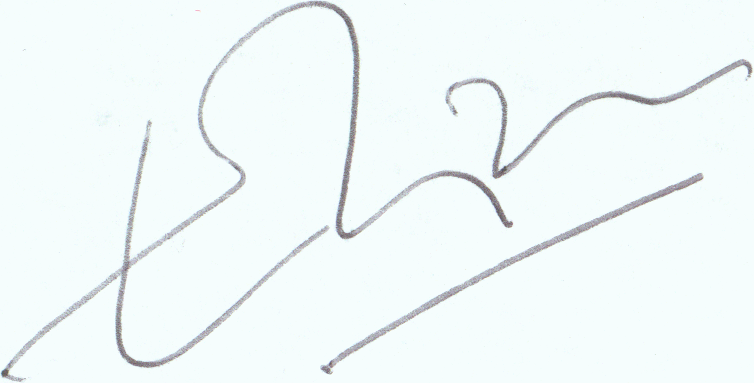
#> input picture testimg.PNG, 754 x 383 px; its folder holds only this picture in this run
$ python -i builddataset.py   (imports and definitions only)   (older library calls are emulated)
#> lines starting #> are read from the running program, lines starting #| are printed output that depends on the picture
#> further down, picture is the input picture: shape (383, 754, 3); mean B, G, R 248.9, 248.6, 240.9
import cv2

import os

import numpy as np

import pandas as pd

from matplotlib import pyplot as plt

import math

from scipy import ndimage

from scipy.ndimage import interpolation as inter

def preprocess(img):

    #Resizing the image

    rimg = cv2.resize(img,(500,200))
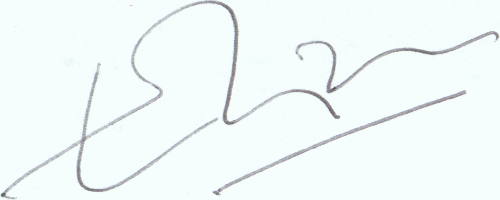
#> rimg: shape (200, 500, 3); mean B, G, R 248.9, 248.6, 240.9

    #Threshloding the image to binary form with threshold value range (220,255)

    ret,thresh1 = cv2.threshold(rimg,220,255,cv2.THRESH_BINARY)
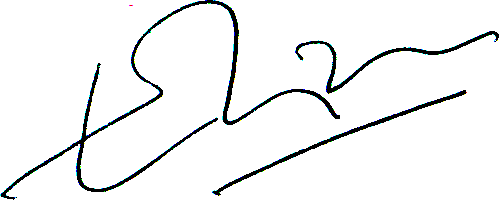
#> thresh1: shape (200, 500, 3); mean B, G, R 242.4, 242.2, 241.2

    #Eroding the thresholded image

    kernel = np.ones((2,2),np.uint8)

    dilated = cv2.dilate(thresh1,kernel,iterations = 2)
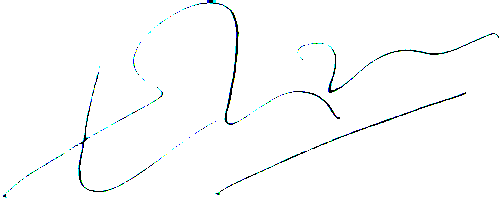
#> dilated: shape (200, 500, 3); mean B, G, R 251.9, 251.7, 250.7

    erosion=cv2.bitwise_not(dilated)
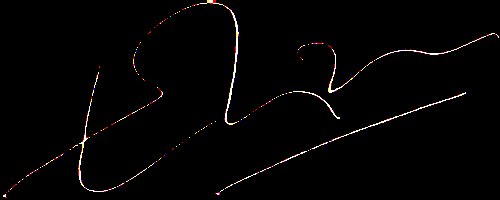
#> erosion: shape (200, 500, 3); mean B, G, R 3.1, 3.3, 4.3

    image=erosion

    #cv2.imshow("Image",image)

    return image

def extractfeatures(flag):

    testingset="C:\\Users\\HP\\Desktop\\Project Stuff\\Signature Dataset\\Testdata_SigComp2011\\SigComp11-Offlinetestset\\Dutch\\Lol"

    files=os.listdir(testingset)

    print(len(files))

    features=np.zeros((len(files),7),dtype=np.float16)

    for outer in range(0,len(files)):

        img=cv2.imread(testingset+"\\"+files[outer],0)
        print(files[outer])

        im=preprocess(img)

        npim=np.array(im)

        np1d=np.ndarray.flatten(im)

        #Calculate the center of gravity of image

        cog=ndimage.measurements.center_of_mass(npim)

        #Calculate the entropy of the image

        def entropy(signal):
                '''
                function returns entropy of a signal
                signal must be a 1-D numpy array
                '''
                lensig=signal.size
                symset=list(set(signal))
                numsym=len(symset)
                propab=[np.size(signal[signal==i])/(1.0*lensig) for i in symset]
                ent=np.sum([p*np.log2(1.0/p) for p in propab])
                return ent

        entr=entropy(np1d)


        #Finding contours of the image

        image, contours, hierarchy = cv2.findContours(im,cv2.RETR_EXTERNAL,cv2.CHAIN_APPROX_SIMPLE)

        #The first contour

        con=contours[0]

        #Finding the rightmost contour point

        maxi=0
        maxj=0

        for i in range(1,len(contours)):
            c=contours[i].reshape(-1)
            c=c.flatten()
            #print(len(c))
            for j in range(0,len(c)):
                if(j%2==0):
                    if(c[j]>maxi):
                        maxi=c[j]
                        maxj=c[j+1]

        #Finding the bottom most contour point

        bottompointy=0
        bottompointx=0

        highestpointy=200

        for i in range(0,len(contours)):
            c=contours[i].reshape(-1)
            c=c.flatten()
            #print(len(c))
            for j in range(0,len(c)):
                if(j%2==1):
                    if(c[j]>bottompointy):
                        bottompointy=c[j]
                        bottompointx=c[j-1]
                    if(c[j]<highestpointy):
                        highestpointy=c[j]

        con=con.reshape(-1)
        con=con.flatten()
        mini=con[0]
        minj=con[1]

        height=bottompointy-highestpointy
        width=maxi-mini


        #Finding the aspect ratio of the image

        aspectratio=width/height

        #Finding the slope of the image

        if(maxi-mini==0):

            slope=90

        else:

            slope=math.degrees(math.atan((maxj-minj)/(maxi-mini)))

        #Finding the skewness of the image

        def find_score(arr, angle):
            data = inter.rotate(arr, angle, reshape=False, order=0)
            hist = np.sum(data, axis=1)
            score = np.sum((hist[1:] - hist[:-1]) ** 2)
            return hist, score


        delta = 1
        limit = 5
        angles = np.arange(-limit, limit+delta, delta)
        scores = []
        for angle in angles:
            hist, score = find_score(npim, angle)
            scores.append(score)

        best_score = max(scores)
        best_angle = angles[scores.index(best_score)]
        #print('Skew Angle:',best_angle)
        features[outer][0]=best_angle
        #print("Slope Angle=",slope)
        features[outer][1]=slope
        #print("Center of mass=",cog)
        features[outer][2]=cog[0]
        features[outer][3]=cog[1]
        #print("Aspect ratio=",aspectratio)
        features[outer][4]=aspectratio
        #print("Entropy= " +str(entr))
        features[outer][5]=entr
        if(len(files[outer])>10):
            flag=0
        else:
            flag=1
        print(flag)
        features[outer][6]=flag

        #print(features[outer])

    return features

# [1 line that did not run here, left out]

# [1 line that did not run here, left out]

# [1 line not run here, left out]

>>> import cv2
>>> picture = cv2.imread('testimg.PNG')
>>> result = preprocess(picture)
